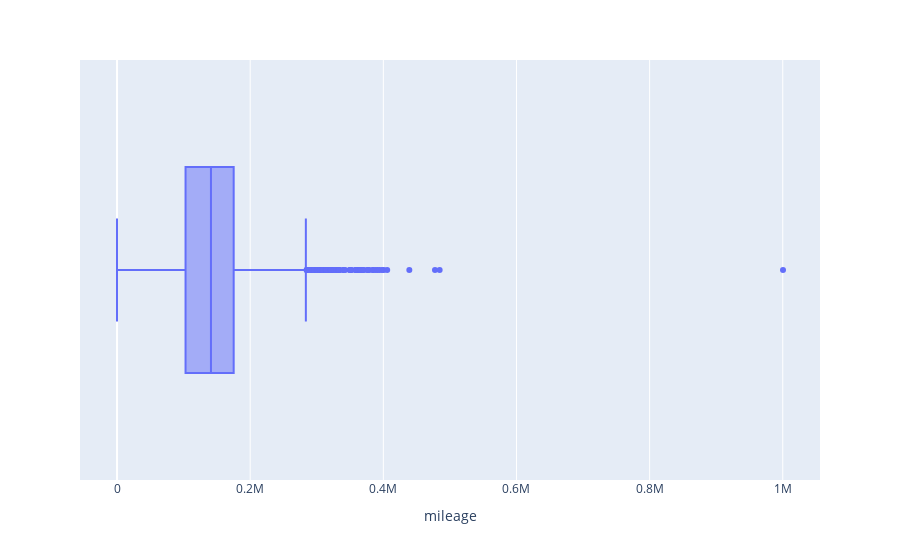

The code cell stored with this chart in its notebook:
### Code cell
fig = px.box(pricing_optimization_raw_df, x="mileage")
fig.show()

### Figure 1 — Plotly figure (JSON) as saved in the notebook; plotly's stock layout.template omitted (floating-point values rounded to 4 significant figures; data arrays with more than 128 entries replaced by an {"elided": "..."} marker saying what was removed)
{"data": [{"alignmentgroup": "True", "hovertemplate": "mileage=%{x}<extra></extra>", "legendgroup": "", "marker": {"color": "#636efa"}, "name": "", "notched": false, "offsetgroup": "", "orientation": "h", "showlegend": false, "type": "box", "x": {"elided": "4843 int values"}, "x0": " ", "xaxis": "x", "y0": " ", "yaxis": "y"}], "layout": {"boxmode": "group", "legend": {"tracegroupgap": 0}, "margin": {"t": 60}, "xaxis": {"anchor": "y", "domain": [0, 1], "title": {"text": "mileage"}}, "yaxis": {"anchor": "x", "domain": [0, 1]}}}
